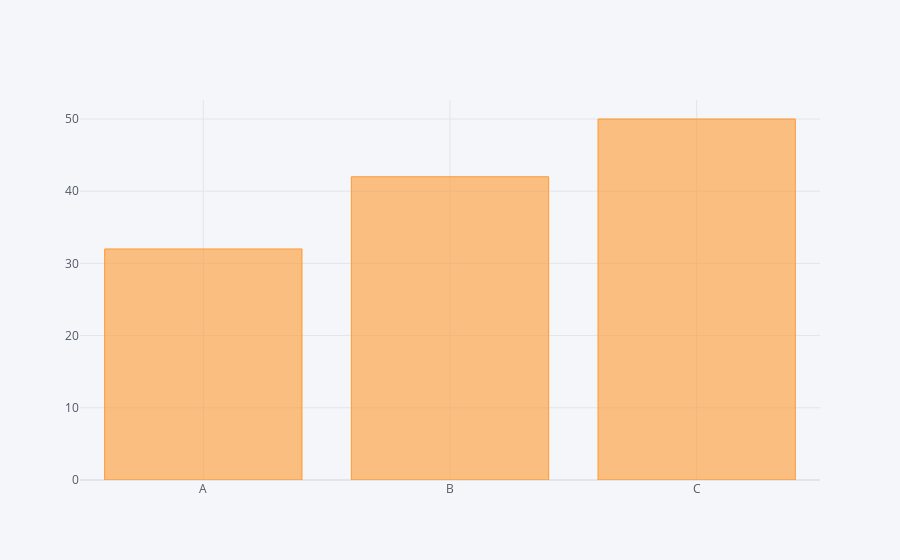

This figure's notebook cell:
### Code cell
df2.iplot(kind='bar', x='Category', y='Values')

### Figure 1 — Plotly figure (JSON) as saved in the notebook; plotly's stock layout.template omitted (floating-point values rounded to 4 significant figures)
{"data": [{"marker": {"color": "rgba(255, 153, 51, 0.6)", "line": {"color": "rgba(255, 153, 51, 1.0)", "width": 1}}, "name": "Values", "orientation": "v", "text": "", "type": "bar", "x": ["A", "B", "C"], "y": [32, 42, 50]}], "layout": {"legend": {"bgcolor": "#F5F6F9", "font": {"color": "#4D5663"}}, "paper_bgcolor": "#F5F6F9", "plot_bgcolor": "#F5F6F9", "title": {"font": {"color": "#4D5663"}}, "xaxis": {"gridcolor": "#E1E5ED", "showgrid": true, "tickfont": {"color": "#4D5663"}, "title": {"font": {"color": "#4D5663"}, "text": ""}, "zerolinecolor": "#E1E5ED"}, "yaxis": {"gridcolor": "#E1E5ED", "showgrid": true, "tickfont": {"color": "#4D5663"}, "title": {"font": {"color": "#4D5663"}, "text": ""}, "zerolinecolor": "#E1E5ED"}}}
